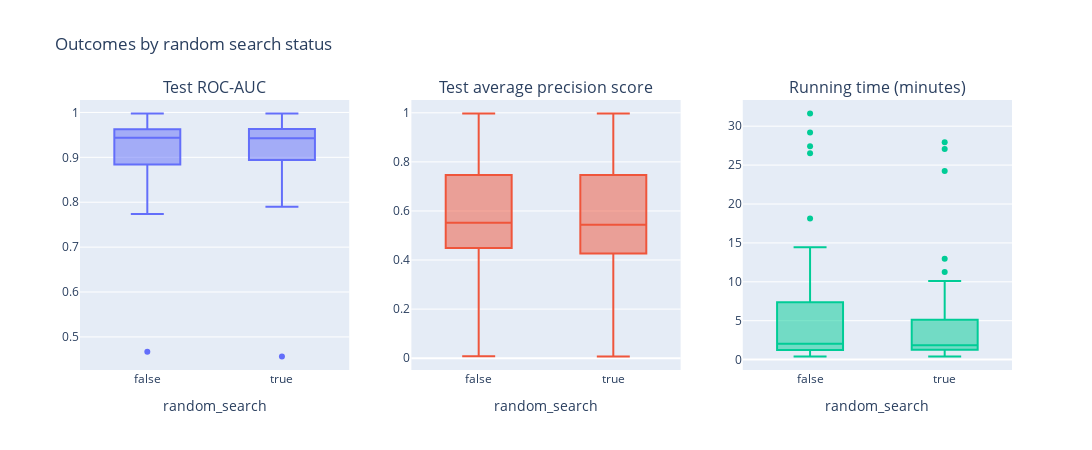

The code cell stored with this chart in its notebook:
### Markdown cell above
#### Boxplot of performance metrics by random search status

### Code cell
# Boxplots for the distribution of outcomes by equality of best hyper-parameter:
fig = make_subplots(rows=1, cols=3,
                    subplot_titles=("Test ROC-AUC", "Test average precision score", "Running time (minutes)"))

# First plot:
fig.add_trace(
    go.Box(x=metrics_lr['random_search'], y=metrics_lr['test_roc_auc'], name='roc_auc'),
    row=1, col=1, secondary_y=False)

# Second plot:
fig.add_trace(
    go.Box(x=metrics_lr['random_search'], y=metrics_lr['test_prec_avg'], name='prec_avg'),
    row=1, col=2, secondary_y=False)

# Third plot:
fig.add_trace(
    go.Box(x=metrics_lr['random_search'], y=metrics_lr['running_time'], name='running_time'),
    row=1, col=3, secondary_y=False)

# Changing layout:
fig.update_layout(
    title_text='Outcomes by random search status',
    width=1100,
    height=450,
    showlegend=False
)

# Changing axes:
fig.update_xaxes(title_text="random_search", row=1, col=1)
fig.update_xaxes(title_text="random_search", row=1, col=2)
fig.update_xaxes(title_text="random_search", row=1, col=3)

fig.show()

### Figure 1 — Plotly figure (JSON) as saved in the notebook; plotly's stock layout.template omitted (floating-point values rounded to 4 significant figures)
{"data": [{"name": "roc_auc", "type": "box", "x": [false, false, false, false, false, false, false, false, false, false, false, false, false, false, false, false, false, false, false, false, false, false, false, false, false, false, false, false, false, false, true, true, true, true, true, true, true, true, true, true, true, true, true, true, true, true, true, true, true, true, true, true, true, true, true, true, true, true, true, true], "xaxis": "x", "y": [0.9398, 0.8769, 0.9675, 0.9367, 0.9319, 0.9538, 0.8709, 0.9728, 0.9309, 0.9638, 0.9484, 0.884, 0.94, 0.9625, 0.9244, 0.9352, 0.9475, 0.9621, 0.9482, 0.8797, 0.8156, 0.7736, 0.9976, 0.467, 0.8748, 0.9632, 0.968, 0.9565, 0.9871, 0.9488, 0.9363, 0.8737, 0.9683, 0.9341, 0.9312, 0.9427, 0.8736, 0.9742, 0.9309, 0.9641, 0.9475, 0.8938, 0.9495, 0.963, 0.9114, 0.935, 0.9492, 0.9608, 0.9461, 0.8586, 0.8114, 0.7901, 0.9975, 0.4564, 0.8751, 0.9631, 0.9671, 0.9563, 0.9869, 0.942], "yaxis": "y"}, {"name": "prec_avg", "type": "box", "x": [false, false, false, false, false, false, false, false, false, false, false, false, false, false, false, false, false, false, false, false, false, false, false, false, false, false, false, false, false, false, true, true, true, true, true, true, true, true, true, true, true, true, true, true, true, true, true, true, true, true, true, true, true, true, true, true, true, true, true, true], "xaxis": "x2", "y": [0.457, 0.5694, 0.5349, 0.3814, 0.6266, 0.8022, 0.7461, 0.7875, 0.5956, 0.7508, 0.4803, 0.1758, 0.4183, 0.5282, 0.2927, 0.5065, 0.4488, 0.7494, 0.5164, 0.3728, 0.2758, 0.5865, 0.9971, 0.007624, 0.704, 0.7902, 0.729, 0.5135, 0.8636, 0.7135, 0.4458, 0.5634, 0.3684, 0.3699, 0.6269, 0.7781, 0.7497, 0.785, 0.5935, 0.7536, 0.4809, 0.191, 0.4268, 0.5238, 0.2737, 0.5034, 0.4463, 0.7469, 0.444, 0.4005, 0.2562, 0.6023, 0.9968, 0.006873, 0.7031, 0.7899, 0.7232, 0.5134, 0.8941, 0.7182], "yaxis": "y2"}, {"name": "running_time", "type": "box", "x": [false, false, false, false, false, false, false, false, false, false, false, false, false, false, false, false, false, false, false, false, false, false, false, false, false, false, false, false, false, false, true, true, true, true, true, true, true, true, true, true, true, true, true, true, true, true, true, true, true, true, true, true, true, true, true, true, true, true, true, true], "xaxis": "x3", "y": [0.63, 6.38, 2.45, 2.05, 1.85, 5.5, 0.4, 9.72, 27.42, 1.72, 26.52, 3.92, 4.62, 1.53, 1.47, 31.63, 3.57, 1.25, 0.73, 1.33, 0.67, 2.02, 1.12, 0.43, 18.13, 1.43, 7.37, 14.43, 29.2, 0.65, 0.6, 1.28, 2.62, 1.95, 1.8, 5.13, 0.4, 10.1, 27.93, 1.53, 11.25, 3.53, 4.58, 1.55, 1.48, 27.07, 3.72, 1.32, 0.72, 1.3, 0.7, 1.87, 1.05, 0.43, 5.73, 1.37, 4.13, 12.97, 24.23, 0.6], "yaxis": "y3"}], "layout": {"annotations": [{"font": {"size": 16}, "showarrow": false, "text": "Test ROC-AUC", "x": 0.1444, "xanchor": "center", "xref": "paper", "y": 1, "yanchor": "bottom", "yref": "paper"}, {"font": {"size": 16}, "showarrow": false, "text": "Test average precision score", "x": 0.5, "xanchor": "center", "xref": "paper", "y": 1, "yanchor": "bottom", "yref": "paper"}, {"font": {"size": 16}, "showarrow": false, "text": "Running time (minutes)", "x": 0.8556, "xanchor": "center", "xref": "paper", "y": 1, "yanchor": "bottom", "yref": "paper"}], "height": 450, "showlegend": false, "title": {"text": "Outcomes by random search status"}, "width": 1100, "xaxis": {"anchor": "y", "domain": [0, 0.2889], "title": {"text": "random_search"}}, "xaxis2": {"anchor": "y2", "domain": [0.3556, 0.6444], "title": {"text": "random_search"}}, "xaxis3": {"anchor": "y3", "domain": [0.7111, 1], "title": {"text": "random_search"}}, "yaxis": {"anchor": "x", "domain": [0, 1]}, "yaxis2": {"anchor": "x2", "domain": [0, 1]}, "yaxis3": {"anchor": "x3", "domain": [0, 1]}}}
